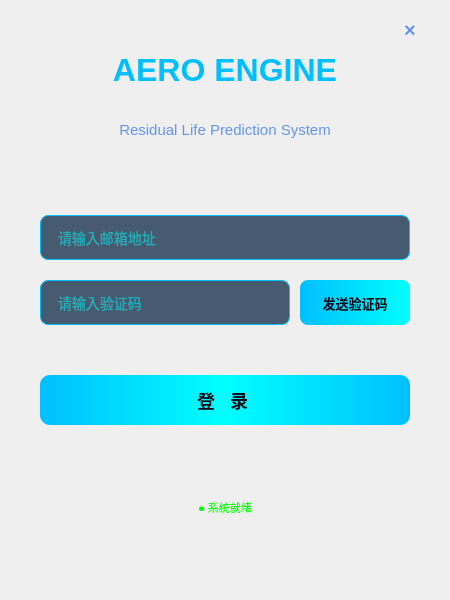
<?xml version="1.0" encoding="UTF-8"?>
<ui version="4.0">
 <class>login</class>
 <widget class="QWidget" name="login">
  <property name="geometry">
   <rect>
    <x>0</x>
    <y>0</y>
    <width>450</width>
    <height>600</height>
   </rect>
  </property>
  <property name="minimumSize">
   <size>
    <width>450</width>
    <height>600</height>
   </size>
  </property>
  <property name="maximumSize">
   <size>
    <width>450</width>
    <height>600</height>
   </size>
  </property>
  <property name="windowTitle">
   <string>航空发动机寿命预测系统</string>
  </property>
   <!-- 在 layout 标签之前添加这个关闭按钮 -->
   <widget class="QPushButton" name="closeBtn">
    <property name="geometry">
     <rect>
      <x>390</x>
      <y>10</y>
      <width>40</width>
      <height>40</height>
     </rect>
    </property>
    <property name="styleSheet">
     <string notr="true">QPushButton {
		color: #6495ED;
		border: none;
		border-radius: 20px;
		font-size: 20px;
		font-weight: bold;
	}
	QPushButton:hover {
		background-color: #ff4d4f;
		color: white;
	}</string>
    </property>
    <property name="text">
     <string>×</string>
    </property>
   </widget>
  <!-- 主垂直布局 -->
  <layout class="QVBoxLayout" name="mainLayout">
   <property name="spacing">
    <number>20</number>
   </property>
   <property name="leftMargin">
    <number>40</number>
   </property>
   <property name="topMargin">
    <number>40</number>
   </property>
   <property name="rightMargin">
    <number>40</number>
   </property>
   <property name="bottomMargin">
    <number>30</number>
   </property>

   <!-- 顶部：标题区域 -->
   <item>
    <layout class="QVBoxLayout" name="titleLayout">
     <property name="spacing">
      <number>5</number>
     </property>

     <!-- 主标题 -->
     <item>
      <widget class="QLabel" name="title">
       <property name="font">
        <font>
         <pointsize>24</pointsize>
         <weight>75</weight>
         <bold>true</bold>
        </font>
       </property>
       <property name="styleSheet">
        <string notr="true">QLabel {
	color: #00BFFF;
	padding: 10px;
}</string>
       </property>
       <property name="text">
        <string>AERO ENGINE</string>
       </property>
       <property name="alignment">
        <set>Qt::AlignCenter</set>
       </property>
      </widget>
     </item>

     <!-- 副标题 -->
     <item>
      <widget class="QLabel" name="subtitleLabel">
       <property name="font">
        <font>
         <pointsize>11</pointsize>
        </font>
       </property>
       <property name="styleSheet">
        <string notr="true">QLabel {
	color: #6495ED;
	padding-bottom: 10px;
}</string>
       </property>
       <property name="text">
        <string>Residual Life Prediction System</string>
       </property>
       <property name="alignment">
        <set>Qt::AlignCenter</set>
       </property>
      </widget>
     </item>
    </layout>
   </item>

   <!-- 间距 -->
   <item>
    <spacer name="verticalSpacer_30">
     <property name="orientation">
      <enum>Qt::Vertical</enum>
     </property>
     <property name="sizeType">
      <enum>QSizePolicy::Fixed</enum>
     </property>
     <property name="sizeHint" stdset="0">
      <size>
       <width>20</width>
       <height>30</height>
      </size>
     </property>
    </spacer>
   </item>

   <!-- 邮箱输入框 -->
   <item>
    <widget class="QLineEdit" name="emailEdit">
     <property name="minimumSize">
      <size>
       <width>0</width>
       <height>45</height>
      </size>
     </property>
     <property name="maximumSize">
      <size>
       <width>16777215</width>
       <height>45</height>
      </size>
     </property>
     <property name="styleSheet">
      <string notr="true">QLineEdit {
	background: rgba(0, 30, 60, 180);
	border: 1px solid #00BFFF;
	border-radius: 8px;
	padding: 0 15px;
	color: #00FFFF;
	font-size: 14px;
}
QLineEdit:focus {
	border: 2px solid #00FFFF;
	background: rgba(0, 40, 80, 200);
}</string>
     </property>
     <property name="placeholderText">
      <string>请输入邮箱地址</string>
     </property>
    </widget>
   </item>

   <!-- 验证码行 (水平布局) -->
   <item>
    <layout class="QHBoxLayout" name="codeLayout">
     <property name="spacing">
      <number>10</number>
     </property>

     <!-- 验证码输入框 -->
     <item>
      <widget class="QLineEdit" name="verifyCodeEdit">
       <property name="minimumSize">
        <size>
         <width>0</width>
         <height>45</height>
        </size>
       </property>
       <property name="maximumSize">
        <size>
         <width>250</width>
         <height>45</height>
        </size>
       </property>
       <property name="styleSheet">
        <string notr="true">QLineEdit {
	background: rgba(0, 30, 60, 180);
	border: 1px solid #00BFFF;
	border-radius: 8px;
	padding: 0 15px;
	color: #00FFFF;
	font-size: 14px;
}
            QLineEdit:focus {
	border: 2px solid #00FFFF;
	background: rgba(0, 40, 80, 200);
}</string>
       </property>
       <property name="placeholderText">
        <string>请输入验证码</string>
       </property>
      </widget>
     </item>

     <!-- 发送按钮 -->
     <item>
      <widget class="QPushButton" name="sendVerifyBtn">
       <property name="minimumSize">
        <size>
         <width>0</width>
         <height>45</height>
        </size>
       </property>
       <property name="maximumSize">
        <size>
         <width>120</width>
         <height>45</height>
        </size>
       </property>
       <property name="styleSheet">
        <string notr="true">QPushButton {
	background: qlineargradient(x1:0, y1:0, x2:1, y2:0, stop:0 #00BFFF, stop:1 #00FFFF);
	color: #0A0F1E;
	border: none;
	border-radius: 8px;
	font-size: 13px;
	font-weight: bold;
}
QPushButton:hover {
	background: qlineargradient(x1:0, y1:0, x2:1, y2:0, stop:0 #00FFFF, stop:1 #6495ED);
}
QPushButton:disabled {
	background: #2A3F5F;
	color: #6495ED;
}</string>
       </property>
       <property name="text">
        <string>发送验证码</string>
       </property>
      </widget>
     </item>
    </layout>
   </item>

   <!-- 弹性空间 (将登录按钮推到底部) -->
   <item>
    <spacer name="verticalSpacer">
     <property name="orientation">
      <enum>Qt::Vertical</enum>
     </property>
     <property name="sizeHint" stdset="0">
      <size>
       <width>20</width>
       <height>30</height>
      </size>
     </property>
          <property name="sizeType">
   <enum>QSizePolicy::Fixed</enum>  <!-- ✅ 改为固定大小，不弹性伸缩 -->
  </property>
          <property name="maximumSize">
   <size>
    <width>20</width>
    <height>30</height>  <!-- ✅ 限制最大高度 -->
   </size>
  </property>
    </spacer>
   </item>

   <!-- 登录按钮 -->
   <item>
    <widget class="QPushButton" name="loginBtn">
     <property name="minimumSize">
      <size>
       <width>0</width>
       <height>50</height>
      </size>
     </property>
     <property name="maximumSize">
      <size>
       <width>16777215</width>
       <height>50</height>
      </size>
     </property>
     <property name="styleSheet">
      <string notr="true">QPushButton {
	background: qlineargradient(x1:0, y1:0, x2:1, y2:0, stop:0 #00BFFF, stop:0.5 #00FFFF, stop:1 #00BFFF);
	color: #0A0F1E;
	border: none;
	border-radius: 10px;
	font-size: 18px;
	font-weight: bold;
	letter-spacing: 5px;
}
QPushButton:hover {
	background: qlineargradient(x1:0, y1:0, x2:1, y2:0, stop:0 #00FFFF, stop:0.5 #6495ED, stop:1 #00FFFF);
}</string>
     </property>
     <property name="text">
      <string>登 录</string>
     </property>
    </widget>
   </item>

   <!-- 状态栏 -->
   <item>
    <widget class="QLabel" name="statusLabel">
     <property name="minimumSize">
      <size>
       <width>0</width>
       <height>20</height>
      </size>
     </property>
     <property name="styleSheet">
      <string notr="true">QLabel {
	color: #00FF00;
	font-size: 11px;
	padding: 5px;
}</string>
     </property>
     <property name="text">
      <string>● 系统就绪</string>
     </property>
     <property name="alignment">
      <set>Qt::AlignCenter</set>
     </property>
    </widget>
   </item>

  </layout>
 </widget>
 <resources/>
 <connections/>
</ui>
